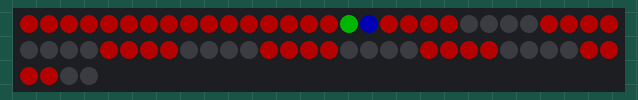
Bench run of a sketch on a simulated Arduino Uno, built with avr-gcc and run on an emulated ATmega328P. On the bench: 64 RGB LEDs in strip order, left to right, continuing on the next row. Dim RGB values are drawn brighter than linear.

Above: at 0.1 s.

The sketch:

neopixel_64_8x8.ino
```cpp
// C++ code
//
#include <Adafruit_NeoPixel.h>

#define PIN 12            // Pin de datos del Neopixel
#define NUM_LEDS 64      // Número total de Neopixels en la tira
#define BRIGHTNESS 64    // Brillo del Neopixel (0-255)

Adafruit_NeoPixel pixels = Adafruit_NeoPixel(NUM_LEDS, PIN, NEO_GRB + NEO_KHZ800);

void setup() {
  pixels.begin();               // Inicializar el objeto NeoPixel
  pixels.setBrightness(BRIGHTNESS);  // Establecer el brillo del Neopixel
  pixels.show();               // Mostrar los colores en los Neopixels

  //int matriz_O[64][4] =  {{255, 0, 0, 6}, {255, 0, 0, 88}, {255, 0, 0, 192}, {255, 0, 0, 198}, {255, 0, 0, 198}, {255, 0, 0, 193}, {255, 0, 0, 89}, {255, 0, 0, 6}, {255, 0, 0, 89}, {255, 0, 0, 205}, {255, 0, 0, 89}, {255, 0, 0, 22}, {255, 0, 0, 22}, {255, 0, 0, 88}, {255, 0, 0, 205}, {255, 0, 0, 89}, {254, 0, 0, 206}, {255, 0, 0, 132}, {255, 0, 0, 3}, {0, 0, 0, 0}, {0, 0, 0, 0}, {255, 0, 0, 3}, {255, 0, 0, 132}, {254, 0, 0, 206}, {255, 0, 0, 241}, {255, 0, 0, 77}, {0, 0, 0, 0}, {0, 0, 0, 0}, {0, 0, 0, 0}, {0, 0, 0, 0}, {255, 0, 0, 77}, {255, 0, 0, 241}, {255, 0, 0, 241}, {255, 0, 0, 77}, {0, 0, 0, 0}, {0, 0, 0, 0}, {0, 0, 0, 0}, {0, 0, 0, 0}, {255, 0, 0, 77}, {255, 0, 0, 241}, {254, 0, 0, 206}, {255, 0, 0, 132}, {255, 0, 0, 3}, {0, 0, 0, 0}, {0, 0, 0, 0}, {255, 0, 0, 3}, {255, 0, 0, 132}, {254, 0, 0, 206}, {255, 0, 0, 89}, {254, 0, 0, 206}, {255, 0, 0, 89}, {255, 0, 0, 22}, {255, 0, 0, 22}, {255, 0, 0, 88}, {254, 0, 0, 206}, {255, 0, 0, 89}, {255, 0, 0, 6}, {255, 0, 0, 89}, {255, 0, 0, 193}, {255, 0, 0, 198}, {255, 0, 0, 198}, {255, 0, 0, 193}, {255, 0, 0, 89}, {255, 0, 0, 6}};
  //int matriz_O[64][4] =  {{255, 0, 0, 6}, {255, 0, 0, 88}, {255, 0, 0, 192}, {255, 0, 0, 198}, {255, 0, 0, 198}, {255, 0, 0, 193}, {255, 0, 0, 89}, {255, 0, 0, 6}, {255, 0, 0, 89}, {255, 0, 0, 205}, {255, 0, 0, 89}, {255, 0, 0, 22}, {255, 0, 0, 22}, {255, 0, 0, 88}, {255, 0, 0, 205}, {255, 0, 0, 89}, {254, 0, 0, 206}, {255, 0, 0, 132}, {255, 0, 0, 3}, {0, 0, 0, 0}, {0, 0, 0, 0}, {255, 0, 0, 3}, {255, 0, 0, 132}, {254, 0, 0, 206}, {255, 0, 0, 241}, {255, 0, 0, 77}, {0, 0, 0, 0}, {0, 0, 0, 0}, {0, 0, 0, 0}, {0, 0, 0, 0}, {255, 0, 0, 77}, {255, 0, 0, 241}, {255, 0, 0, 241}, {255, 0, 0, 77}, {0, 0, 0, 0}, {0, 0, 0, 0}, {0, 0, 0, 0}, {0, 0, 0, 0}, {255, 0, 0, 77}, {255, 0, 0, 241}, {254, 0, 0, 206}, {255, 0, 0, 132}, {255, 0, 0, 3}, {0, 0, 0, 0}, {0, 0, 0, 0}, {255, 0, 0, 3}, {255, 0, 0, 132}, {254, 0, 0, 206}, {255, 0, 0, 89}, {254, 0, 0, 206}, {255, 0, 0, 89}, {255, 0, 0, 22}, {255, 0, 0, 22}, {255, 0, 0, 88}, {254, 0, 0, 206}, {255, 0, 0, 89}, {255, 0, 0, 6}, {255, 0, 0, 89}, {255, 0, 0, 193}, {255, 0, 0, 198}, {255, 0, 0, 198}, {255, 0, 0, 193}, {255, 0, 0, 89}, {255, 0, 0, 6}};
  //int matriz_M[64][4] =  {{0, 0, 0, 254}, {0, 0, 0, 189}, {0, 0, 0, 14}, {0, 0, 0, 0}, {0, 0, 0, 0}, {0, 0, 0, 18}, {0, 0, 0, 198}, {0, 0, 0, 254}, {0, 0, 0, 232}, {0, 0, 0, 213}, {0, 0, 0, 57}, {0, 0, 0, 0}, {0, 0, 0, 0}, {0, 0, 0, 66}, {0, 0, 0, 214}, {0, 0, 0, 235}, {0, 0, 0, 206}, {0, 0, 0, 158}, {0, 0, 0, 136}, {0, 0, 0, 2}, {0, 0, 0, 4}, {0, 0, 0, 147}, {0, 0, 0, 153}, {0, 0, 0, 214}, {0, 0, 0, 203}, {0, 0, 0, 79}, {0, 0, 0, 193}, {0, 0, 0, 27}, {0, 0, 0, 34}, {0, 0, 0, 195}, {0, 0, 0, 76}, {0, 0, 0, 212}, {0, 0, 0, 203}, {0, 0, 0, 33}, {0, 0, 0, 176}, {0, 0, 0, 90}, {0, 0, 0, 101}, {0, 0, 0, 168}, {0, 0, 0, 35}, {0, 0, 0, 212}, {0, 0, 0, 203}, {0, 0, 0, 21}, {0, 0, 0, 100}, {0, 0, 0, 180}, {0, 0, 0, 186}, {0, 0, 0, 89}, {0, 0, 0, 26}, {0, 0, 0, 212}, {0, 0, 0, 203}, {0, 0, 0, 21}, {0, 0, 0, 33}, {0, 0, 0, 210}, {0, 0, 0, 203}, {0, 0, 0, 27}, {0, 0, 0, 26}, {0, 0, 0, 212}, {0, 0, 0, 203}, {0, 0, 0, 21}, {0, 0, 0, 4}, {0, 0, 0, 69}, {0, 0, 0, 65}, {0, 0, 0, 3}, {0, 0, 0, 26}, {0, 0, 0, 212}};
  int matriz_T[64][4] =  {{255, 0, 0, 255}, {255, 0, 0, 255}, {255, 0, 0, 255}, {255, 0, 0, 255}, {255, 0, 0, 255}, {255, 0, 0, 255}, {255, 0, 0, 255}, {255, 0, 0, 255}, {255, 0, 0, 123}, {255, 0, 0, 123}, {255, 0, 0, 126}, {254, 0, 0, 212}, {254, 0, 0, 212}, {255, 0, 0, 126}, {255, 0, 0, 123}, {255, 0, 0, 123}, {0, 255, 0, 0}, {0, 0, 255, 0}, {255, 0, 0, 5}, {255, 0, 0, 171}, {255, 0, 0, 171}, {255, 0, 0, 5}, {0, 0, 0, 0}, {0, 0, 0, 0}, {0, 0, 0, 0}, {0, 0, 0, 0}, {255, 0, 0, 5}, {255, 0, 0, 171}, {255, 0, 0, 171}, {255, 0, 0, 5}, {0, 0, 0, 0}, {0, 0, 0, 0}, {0, 0, 0, 0}, {0, 0, 0, 0}, {255, 0, 0, 5}, {255, 0, 0, 171}, {255, 0, 0, 171}, {255, 0, 0, 5}, {0, 0, 0, 0}, {0, 0, 0, 0}, {0, 0, 0, 0}, {0, 0, 0, 0}, {255, 0, 0, 5}, {255, 0, 0, 171}, {255, 0, 0, 171}, {255, 0, 0, 5}, {0, 0, 0, 0}, {0, 0, 0, 0}, {0, 0, 0, 0}, {0, 0, 0, 0}, {255, 0, 0, 5}, {255, 0, 0, 171}, {255, 0, 0, 171}, {255, 0, 0, 5}, {0, 0, 0, 0}, {0, 0, 0, 0}, {0, 0, 0, 0}, {0, 0, 0, 0}, {255, 0, 0, 5}, {255, 0, 0, 171}, {255, 0, 0, 171}, {255, 0, 0, 5}, {0, 0, 0, 0}, {0, 0, 0, 0}};
  int matriz_C[64][4] = {{221, 228, 238, 255}, {200, 231, 234, 255}, {203, 220, 207, 255}, {195, 213, 206, 255}, {211, 206, 203, 255}, {200, 197, 208, 255}, {193, 203, 216, 255}, {207, 206, 216, 255}, {213, 227, 234, 255}, {216, 230, 216, 255}, {213, 194, 175, 255}, {220, 191, 186, 255}, {231, 189, 185, 255}, {221, 175, 179, 255}, {205, 188, 192, 255}, {195, 183, 200, 255}, {196, 240, 227, 255}, {206, 233, 208, 255}, {233, 219, 212, 255}, {245, 229, 231, 255}, {239, 223, 230, 255}, {217, 192, 205, 255}, {203, 175, 194, 255}, {195, 187, 209, 255}, {203, 244, 218, 255}, {197, 230, 219, 255}, {241, 237, 240, 255}, {249, 248, 252, 255}, {247, 246, 251, 255}, {235, 225, 241, 255}, {214, 198, 226, 255}, {188, 193, 223, 255}, {216, 236, 214, 255}, {210, 222, 222, 255}, {232, 235, 244, 255}, {223, 234, 244, 255}, {225, 234, 245, 255}, {236, 230, 247, 255}, {219, 208, 237, 255}, {198, 206, 233, 255}, {199, 246, 246, 255}, {209, 239, 243, 255}, {188, 218, 233, 255}, {139, 176, 206, 255}, {143, 179, 209, 255}, {190, 200, 230, 255}, {199, 196, 231, 255}, {192, 199, 224, 255}, {218, 229, 227, 255}, {231, 232, 233, 255}, {175, 191, 213, 255}, {99, 142, 180, 255}, {115, 137, 178, 255}, {174, 159, 197, 255}, {204, 188, 215, 255}, {213, 207, 217, 255}, {232, 224, 221, 255}, {234, 222, 221, 255}, {153, 164, 191, 255}, {106, 139, 172, 255}, {130, 146, 175, 255}, {163, 171, 197, 255}, {215, 211, 221, 255}, {227, 212, 218, 255}};
  // Actualizar los Neopixels con los colores de la matriz
  for (int i = 0; i < 64; i++) {
    int R =  matriz_T[i][0];
    int G =	 matriz_T[i][1];
    int B =  matriz_T[i][2];
    pixels.setPixelColor(i, pixels.Color(R, G, B));  // Establecer el color del Neopixel
  }

  pixels.show();  // Mostrar los colores en los Neopixels
}
void loop() {
}
```
